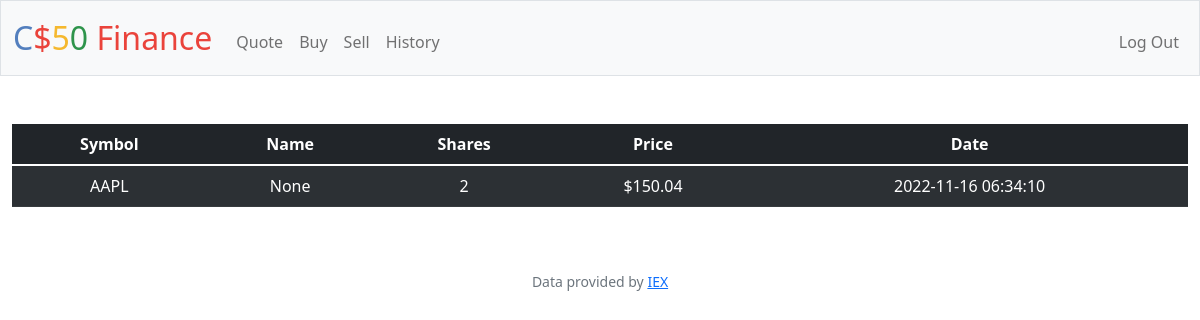
The app's page /history (signed in) with its own data.
### tables this page shows
CREATE TABLE transactions (id int, user_id int, symbol varchar(50), shares int, price float, date timestamp, name varchar(255));

### app.py (the view)
@app.route("/history")
@login_required
def history():
    user_id = session["user_id"]
    transactions_info = db.execute("SELECT * FROM transactions WHERE user_id = ?", user_id)
    return render_template("history.html", transactions = transactions_info)

### app.py (called while the page is built)
@app.after_request
def after_request(response):
    response.headers["Cache-Control"] = "no-cache, no-store, must-revalidate"
    response.headers["Expires"] = 0
    response.headers["Pragma"] = "no-cache"
    return response

### helpers.py (called while the page is built)
def login_required(f):
    @wraps(f)
    def decorated_function(*args, **kwargs):
        if session.get("user_id") is None:
            return redirect("/login")
        return f(*args, **kwargs)
    return decorated_function

def usd(value):
    return f"${value:,.2f}"

### templates/history.html (shortened to what this page needs)
{% extends "layout.html" %}
{% block main %}
<table class="table table-striped table-dark">
    <thead>
      <tr>
        <th scope="col">Symbol</th>
        <th scope="col">Name</th>
        <th scope="col">Shares</th>
        <th scope="col">Price</th>
        <th scope="col">Date</th>
      </tr>
    </thead>
    <tbody>
        {% for row in transactions %}
        <tr>
            <td>{{ row["symbol"] }}</td>
            <td>{{ row["name"] }}</td>
            <td>{{ row["shares"] }}</td>
            <td>{{ usd(row["price"]) }}</td>
            <td>{{ row["date"] }}</td>
        </tr>
        {% endfor %}
    </tbody>
  </table>
{% endblock %}

### records on screen
transactions: symbol "AAPL", name "None", shares "2", price "$150.04", date "2022-11-16 06:34:10"
